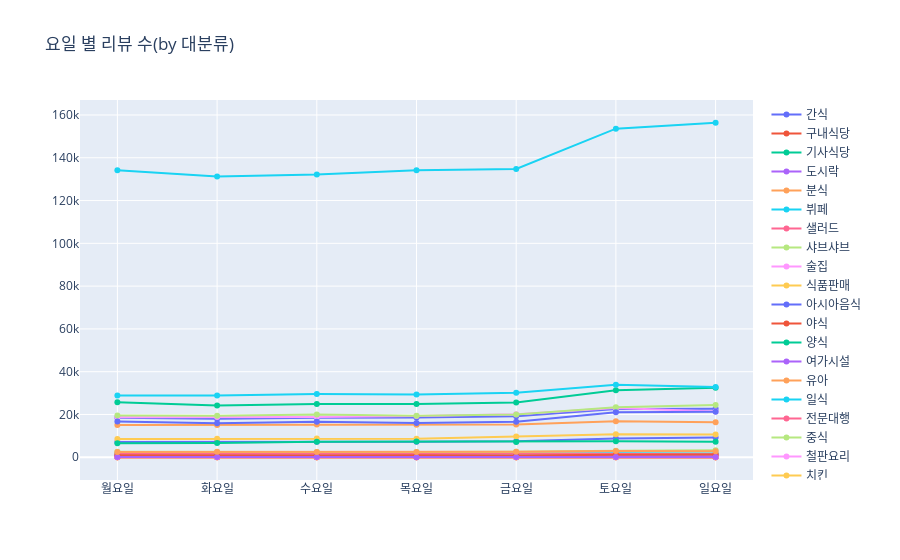

Source (notebook cell):
### Code cell
fig = go.Figure()

for col in group_by_weekday_n_cat.columns:
    fig.add_trace(go.Scatter(
        x=group_by_weekday_n_cat.index,
        y=group_by_weekday_n_cat[col],
        mode='lines+markers',
        name=col
    ))

fig.update_layout(title='요일 별 리뷰 수(by 대분류)')

fig.show()

### Figure 1 — Plotly figure (JSON) as saved in the notebook; plotly's stock layout.template omitted (floating-point values rounded to 4 significant figures)
{"data": [{"mode": "lines+markers", "name": "간식", "type": "scatter", "x": ["월요일", "화요일", "수요일", "목요일", "금요일", "토요일", "일요일"], "y": [18452, 18014, 18436, 18587, 19193, 22533, 22695]}, {"mode": "lines+markers", "name": "구내식당", "type": "scatter", "x": ["월요일", "화요일", "수요일", "목요일", "금요일", "토요일", "일요일"], "y": [65, 91, 100, 82, 86, 59, 55]}, {"mode": "lines+markers", "name": "기사식당", "type": "scatter", "x": ["월요일", "화요일", "수요일", "목요일", "금요일", "토요일", "일요일"], "y": [304, 270, 279, 254, 272, 335, 345]}, {"mode": "lines+markers", "name": "도시락", "type": "scatter", "x": ["월요일", "화요일", "수요일", "목요일", "금요일", "토요일", "일요일"], "y": [459, 482, 504, 529, 579, 456, 414]}, {"mode": "lines+markers", "name": "분식", "type": "scatter", "x": ["월요일", "화요일", "수요일", "목요일", "금요일", "토요일", "일요일"], "y": [15026, 15030, 15354, 15199, 15306, 16872, 16319]}, {"mode": "lines+markers", "name": "뷔페", "type": "scatter", "x": ["월요일", "화요일", "수요일", "목요일", "금요일", "토요일", "일요일"], "y": [1754, 1700, 1746, 1837, 1809, 1868, 1806]}, {"mode": "lines+markers", "name": "샐러드", "type": "scatter", "x": ["월요일", "화요일", "수요일", "목요일", "금요일", "토요일", "일요일"], "y": [1614, 1720, 1853, 1690, 1706, 1424, 1360]}, {"mode": "lines+markers", "name": "샤브샤브", "type": "scatter", "x": ["월요일", "화요일", "수요일", "목요일", "금요일", "토요일", "일요일"], "y": [2629, 2445, 2474, 2457, 2539, 3078, 3306]}, {"mode": "lines+markers", "name": "술집", "type": "scatter", "x": ["월요일", "화요일", "수요일", "목요일", "금요일", "토요일", "일요일"], "y": [18739, 18820, 18793, 19315, 20076, 22985, 21438]}, {"mode": "lines+markers", "name": "식품판매", "type": "scatter", "x": ["월요일", "화요일", "수요일", "목요일", "금요일", "토요일", "일요일"], "y": [7, 15, 5, 13, 6, 7, 9]}, {"mode": "lines+markers", "name": "아시아음식", "type": "scatter", "x": ["월요일", "화요일", "수요일", "목요일", "금요일", "토요일", "일요일"], "y": [7145, 7090, 7263, 7280, 7475, 8737, 9179]}, {"mode": "lines+markers", "name": "야식", "type": "scatter", "x": ["월요일", "화요일", "수요일", "목요일", "금요일", "토요일", "일요일"], "y": [16, 17, 19, 20, 18, 20, 18]}, {"mode": "lines+markers", "name": "양식", "type": "scatter", "x": ["월요일", "화요일", "수요일", "목요일", "금요일", "토요일", "일요일"], "y": [25758, 24150, 24944, 24900, 25563, 31330, 32441]}, {"mode": "lines+markers", "name": "여가시설", "type": "scatter", "x": ["월요일", "화요일", "수요일", "목요일", "금요일", "토요일", "일요일"], "y": [136, 145, 147, 114, 149, 188, 194]}, {"mode": "lines+markers", "name": "유아", "type": "scatter", "x": ["월요일", "화요일", "수요일", "목요일", "금요일", "토요일", "일요일"], "y": [55, 60, 41, 53, 57, 99, 91]}, {"mode": "lines+markers", "name": "일식", "type": "scatter", "x": ["월요일", "화요일", "수요일", "목요일", "금요일", "토요일", "일요일"], "y": [28887, 28873, 29594, 29383, 30184, 33934, 32854]}, {"mode": "lines+markers", "name": "전문대행", "type": "scatter", "x": ["월요일", "화요일", "수요일", "목요일", "금요일", "토요일", "일요일"], "y": [2, 1, 1, 1, 0, 3, 1]}, {"mode": "lines+markers", "name": "중식", "type": "scatter", "x": ["월요일", "화요일", "수요일", "목요일", "금요일", "토요일", "일요일"], "y": [19555, 19375, 19942, 19402, 20005, 23411, 24376]}, {"mode": "lines+markers", "name": "철판요리", "type": "scatter", "x": ["월요일", "화요일", "수요일", "목요일", "금요일", "토요일", "일요일"], "y": [122, 108, 121, 142, 104, 127, 147]}, {"mode": "lines+markers", "name": "치킨", "type": "scatter", "x": ["월요일", "화요일", "수요일", "목요일", "금요일", "토요일", "일요일"], "y": [8510, 8641, 8744, 8601, 9734, 10772, 10684]}, {"mode": "lines+markers", "name": "카페", "type": "scatter", "x": ["월요일", "화요일", "수요일", "목요일", "금요일", "토요일", "일요일"], "y": [16742, 15946, 16559, 16002, 16653, 21090, 21242]}, {"mode": "lines+markers", "name": "패밀리레스토랑", "type": "scatter", "x": ["월요일", "화요일", "수요일", "목요일", "금요일", "토요일", "일요일"], "y": [959, 762, 784, 961, 863, 1190, 1318]}, {"mode": "lines+markers", "name": "패스트푸드", "type": "scatter", "x": ["월요일", "화요일", "수요일", "목요일", "금요일", "토요일", "일요일"], "y": [6514, 6624, 7201, 7307, 7106, 7468, 7231]}, {"mode": "lines+markers", "name": "푸드코트", "type": "scatter", "x": ["월요일", "화요일", "수요일", "목요일", "금요일", "토요일", "일요일"], "y": [67, 80, 65, 57, 68, 79, 83]}, {"mode": "lines+markers", "name": "퓨전요리", "type": "scatter", "x": ["월요일", "화요일", "수요일", "목요일", "금요일", "토요일", "일요일"], "y": [2492, 2524, 2480, 2491, 2594, 2938, 2783]}, {"mode": "lines+markers", "name": "한식", "type": "scatter", "x": ["월요일", "화요일", "수요일", "목요일", "금요일", "토요일", "일요일"], "y": [134181, 131206, 132154, 134207, 134774, 153623, 156376]}], "layout": {"title": {"text": "요일 별 리뷰 수(by 대분류)"}}}
